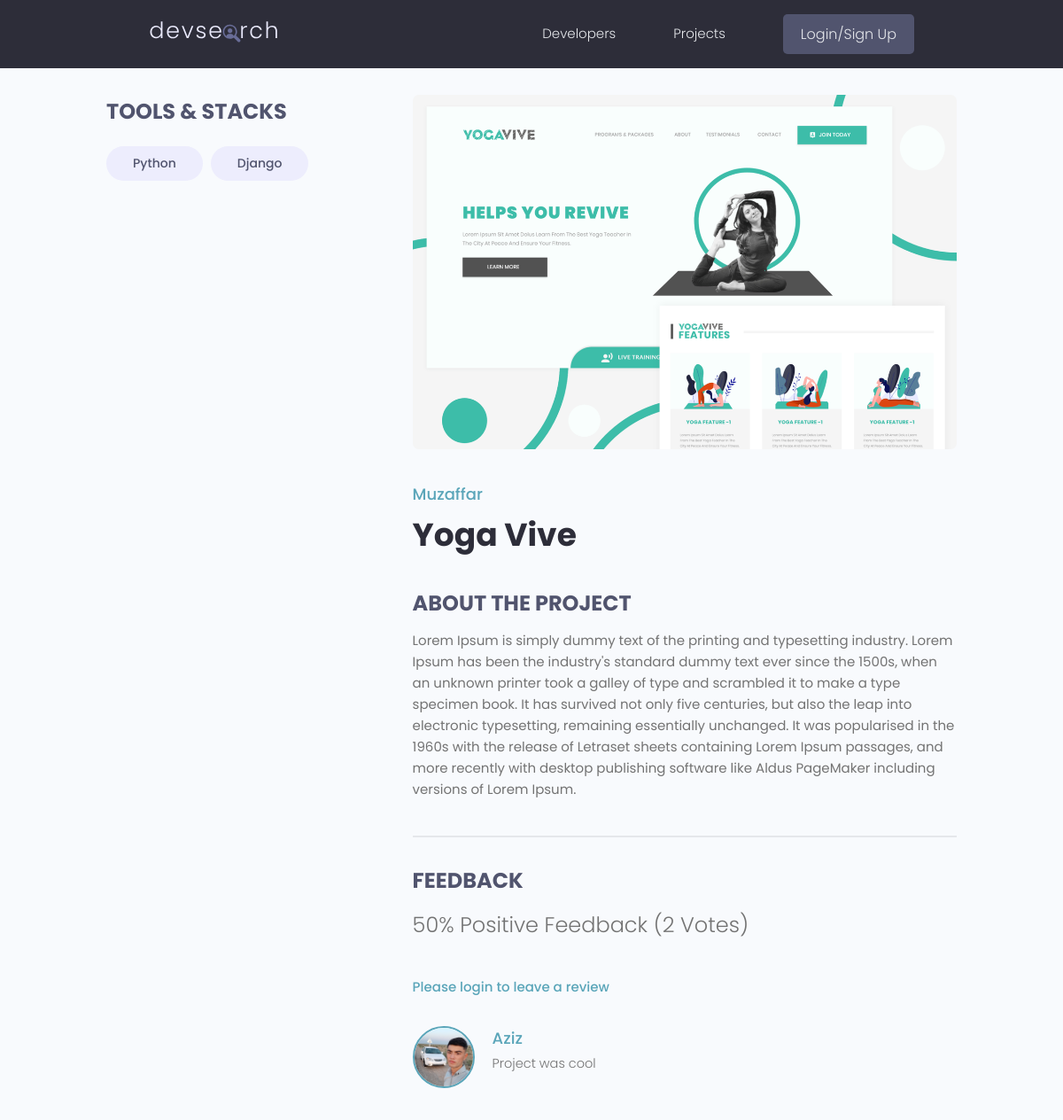
Page /projects/project/58af6f37-8e15-48d9-9727-89ab8f1d7a7a/ on the committed database.
### projects/models.py (models this page shows, shortened)
class Tag(models.Model):
    name = models.CharField(max_length=200)
    created = models.DateTimeField(auto_now_add=True)
    id = models.UUIDField(default=uuid.uuid4, unique=True,
                          primary_key=True, editable=False)
    def __str__(self):
        return self.name

class Project(models.Model):
    owner = models.ForeignKey(
        Profile, null=True, blank=True, on_delete=models.CASCADE)
    title = models.CharField(max_length=200)
    description = models.TextField(null=True, blank=True)
    featured_image = models.ImageField(null=True, blank=True, default="default.jpg")
    demo_link = models.CharField(max_length=2000, null=True, blank=True)
    source_link = models.CharField(max_length=2000, null=True, blank=True)
    tags = models.ManyToManyField('Tag', blank=True)
    vote_total = models.IntegerField(default=0, null=True, blank=True)
    vote_ratio = models.IntegerField(default=0, null=True, blank=True)
    created = models.DateTimeField(auto_now_add=True)
    id = models.UUIDField(default=uuid.uuid4, unique=True,
                          primary_key=True, editable=False)
    class Meta:
        ordering = ['-vote_ratio', '-vote_total', 'title']
    @property
    def imageURL(self):
        try:
            url = self.featured_image.url
        except:
            url = ''
        return url
    @property
    def reviewers(self):
        queryset = self.review_set.all().values_list('owner__id', flat=True)
        return queryset

class Review(models.Model):
    VOTE_TYPE = (
        ('up', 'Up Vote'),
        ('down', 'Down Vote'),
    )
    owner = models.ForeignKey(Profile, on_delete=models.CASCADE, null=True)
    project = models.ForeignKey(Project, on_delete=models.CASCADE)
    body = models.TextField(null=True, blank=True)
    value = models.CharField(max_length=200, choices=VOTE_TYPE)
    created = models.DateTimeField(auto_now_add=True)
    id = models.UUIDField(default=uuid.uuid4, unique=True,
                          primary_key=True, editable=False)
    class Meta:
        unique_together = [['owner', 'project']]

### users/models.py (models this page shows, shortened)
class Profile(models.Model):
    user = models.OneToOneField(
        User, on_delete=models.CASCADE, null=True, blank=True)
    name = models.CharField(max_length=200, blank=True, null=True)
    email = models.EmailField(max_length=500, blank=True, null=True)
    username = models.CharField(max_length=200, blank=True, null=True)
    location = models.CharField(max_length=200, blank=True, null=True)
    short_intro = models.CharField(max_length=200, blank=True, null=True)
    bio = models.TextField(blank=True, null=True)
    profile_image = models.ImageField(null=True, blank=True, upload_to='profiles/', default="profiles/user-default.png")
    social_github = models.CharField(max_length=200, blank=True, null=True)
    social_twitter = models.CharField(max_length=200, blank=True, null=True)
    social_linkedin = models.CharField(max_length=200, blank=True, null=True)
    social_youtube = models.CharField(max_length=200, blank=True, null=True)
    social_website = models.CharField(max_length=200, blank=True, null=True)
    created = models.DateTimeField(auto_now_add=True)
    id = models.UUIDField(default=uuid.uuid4, unique=True,
                          primary_key=True, editable=False)
    class Meta:
        ordering = ['created']

### projects/views.py (the view, shortened to what this page needs)
# urls.py: path('project/<str:pk>/', views.project, name="project"),
def project(request, pk):
    projectObj = Project.objects.get(id=pk)
    form = ReviewForm()
    return render(request, 'projects/single-project.html', {'project': projectObj, 'form': form})

### projects/templates/projects/single-project.html (shortened to what this page needs)
{% extends 'main.html' %}
{% block content %}
<main class="singleProject my-md">
    <div class="container">
        <div class="layout">
            <div class="column column--1of3">
                <h3 class="singleProject__subtitle">Tools & Stacks</h3>
                <div class="singleProject__toolStack">
                    {% for tag in project.tags.all %}
                    <span class="tag tag--pill tag--sub tag--lg">
                        <small>{{tag}}</small>
                    </span>
                    {% endfor %}
                </div>
            </div>
            <div class="column column--2of3">
                <img class="singleProject__preview" src="{{ project.imageURL }}" alt="portfolio thumbnail" />
                <a href="{% url 'user-profile' project.owner.id  %}"
                    class="singleProject__developer">{{project.owner.name}}</a>
                <h2 class="singleProject__title">{{project.title}}</h2>
                <h3 class="singleProject__subtitle">About the Project</h3>
                <div class="singleProject__info">
                    {{project.description}}
                </div>
                <div class="comments">
                    <h3 class="singleProject__subtitle">Feedback</h3>
                    <h5 class="project--rating">
                        {{project.vote_ratio}}% Positive Feedback ({{project.vote_total}}
                        Vote{{project.vote_total|pluralize:"s"}})
                    </h5>
                    {% if request.user.profile.id in project.reviewers %}
                    <p>You have already submitted your review for this project</p>
                    {% elif request.user.profile == project.owner %}
                    <p>You cannot review your own work</p>
                    {% else %}
                    <a href="{% url 'login' %}?next={{request.path}}">Please login to leave a review</a>
                    {% endif %}
                    <div class="commentList">
                        {% for review in project.review_set.all %}
                        {% if review.body %}
                        <div class="comment">
                            <a href="{% url 'user-profile' review.owner.id  %}">
                                <img class="avatar avatar--md" src="{{review.owner.profile_image.url}}" alt="user" />
                            </a>
                            <div class="comment__details">
                                <a href="{% url 'user-profile' review.owner.id  %}"
                                    class="comment__author">{{review.owner.name}}</a>
                                <p class="comment__info">{{review.body|linebreaksbr}}</p>
                            </div>
                        </div>
                        {% endif %}
                        {% endfor %}
                    </div>
                </div>
            </div>
        </div>
    </div>
</main>
{% endblock %}

### static/styles/app.css (style rules this page uses)
:root { --color-sub: #2d2d39; }
img { width: 100%; }
.singleProject .column--1of3 { order: 2; }
@media screen and (min-width: 1081px) { .singleProject .column--1of3 { order: 1; } }
@media screen and (min-width: 1081px) { .singleProject .column--2of3 { order: 2; } }
.singleProject__toolStack { margin-top: 2rem; margin-bottom: 4rem; }
.singleProject__preview { height: 50vh; object-fit: cover; object-position: top center; margin-bottom: 3rem; border-radius: 0.7rem; }
.singleProject__developer { font-size: 1.8rem; font-weight: 500; }
.singleProject__title { font-size: 3.6rem; font-weight: 700; color: var(--color-sub); margin-bottom: 3rem; }
.project--rating { margin-bottom: 1.6em; margin-top: .5em; }
.singleProject__subtitle { text-transform: uppercase; font-size: 2.4rem; font-weight: 700; color: var(--color-sub-light); margin-bottom: 1rem; }
.comments { margin-top: 4rem; padding-top: 3rem; border-top: 2px solid var(--color-light); }
.commentList { margin: 3rem 0; }
.comment { display: flex; gap: 2rem; }
.comment__author { font-size: 1.8rem; }
.comment__info { font-size: 1.45rem; }

### static/uikit/styles/modules/_variables.css (style rules this page uses)
:root { --color-main: #5aa5b9; --color-main-light: #e6faff; --color-sub: #3f4156; --color-sub-light: #51546e; --color-sub-lighter: #ededfd; --color-text: #737373; --color-gray: #8b8b8b; --color-light: #e5e7eb; --color-light-gray: #767676; --color-bg: #f8fafd; --color-white: #fffefd; --color-white-light: #f3f3f3; --color-success: #359e64; --color-success-bg: #def8e8; --color-error: #fc4b0b; --color-error-bg: #fff2ee; --font-base: 'Poppins', arial, helvetica, 'Segoe UI', roboto, ubuntu, sans-serif; --font-monospace: 'Fira Code', 'Courier New', courier, monospace; --font-regular: 300; --font-medium: 500; --font-bold: 700; --generic-shadow: 1px 1px 5px #00000010; --generic-transition: all 0.3s ease-in-out; }

### static/uikit/styles/modules/_base.css (style rules this page uses)
* { margin: 0; padding: 0; box-sizing: border-box; text-rendering: optimizeLegibility; color: inherit; font-size: inherit; }
html { font-size: 50%; }
@media only screen and (min-width: 480px) { html { font-size: 56.25%; } }
@media only screen and (min-width: 1200px) { html { font-size: 62.5%; } }
body { line-height: 1.6; font-weight: 400; font-size: 1.5rem; color: var(--color-text); background-color: var(--color-bg); min-height: 100vh; }

### static/uikit/styles/modules/_typography.css (style rules this page uses)
* { font-family: var(--font-base); }
h2 { font-size: 3.6rem; font-weight: var(--font-bold); }
h3 { font-size: 3.2rem; font-weight: var(--font-medium); }
h5 { font-size: 2.4rem; font-weight: var(--font-medium); }
h5, h6 { font-weight: var(--font-regular); }
p, span, strong { font-size: 1.6rem; color: var(--color-text); font-weight: var(--font-regular); }
a { padding-bottom: 2px; text-decoration: none; display: inline-block; color: var(--color-main); font-weight: var(--font-medium); }

### static/uikit/styles/modules/_utilities.css (style rules this page uses)
.container { width: 92%; max-width: 165rem; margin: 0 auto; box-sizing: border-box; }
@media screen and (min-width: 1000px) { .container { width: 90%; } }
@media screen and (min-width: 1200px) { .container { width: 80%; } }
.my-md { margin: 3rem auto; }

### static/uikit/styles/modules/_avatar.css (style rules this page uses)
.avatar { border-radius: 50%; border: 2px solid var(--color-main); object-fit: cover; }
.avatar--md { height: 7rem; width: 7rem; }

### static/uikit/styles/modules/_tag.css (style rules this page uses)
.tag { display: inline-flex; align-items: center; background-color: var(--color-sub); height: -webkit-fit-content; height: -moz-fit-content; height: fit-content; width: -webkit-fit-content; width: -moz-fit-content; width: fit-content; border-radius: 0.5rem; padding: 0.5rem 1.5rem; font-size: 1.2rem; cursor: pointer; }
.tag:not(:last-child) { margin-right: 0.25rem; margin-bottom: 0.75rem; }
.tag > small { color: var(--color-white); }
.tag--pill { border-radius: 5rem; }
.tag--sub, .tag--sub > small { background: var(--color-sub-lighter); color: var(--color-sub-light); font-weight: 500; }
.tag--lg { padding: 0.8rem 3rem; font-size: 1.4rem; }
.tag--lg:not(:last-child) { margin-right: 0.5rem; margin-bottom: 1rem; }

### static/uikit/styles/modules/_layout.css (style rules this page uses)
.layout { display: flex; flex-flow: row wrap; justify-content: space-between; }
.layout > .column { margin-bottom: 3rem; }
.layout > .column.column--1of3 { flex-basis: 30%; }
.layout > .column.column--2of3 { flex-basis: 64%; }

### rows in the picture
Tag: name "Python"
Tag: name "Django"
Project: imageURL (picture), owner.name "Muzaffar", title "Yoga Vive", description "Lorem Ipsum is simply dummy text of the printing and typesetting industry. Lorem Ipsum has been the industry's standard dummy text ever since the 1500s, when an unknown printer took a galley of type and scrambled it to make a type specimen book. It has survived not only five centuries, but also the leap into electronic typesetting, remaining essentially unchanged. It was popularised in the 1960s with the release of Letraset sheets containing Lorem Ipsum passages, and more recently with desktop publishing software like Aldus PageMaker including versions of Lorem Ipsum.", vote_ratio "50", vote_total "2"
Review: owner.profile_image (picture), owner.name "Aziz", body "Project was cool"
